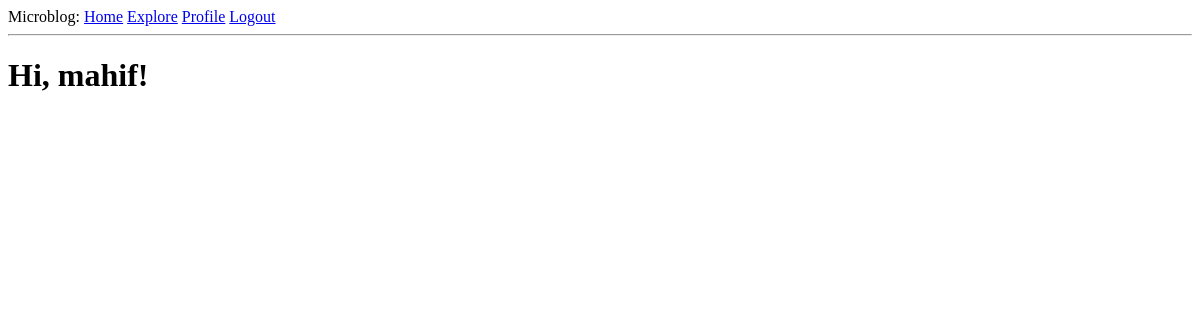
The app's page /explore (signed in), older data.
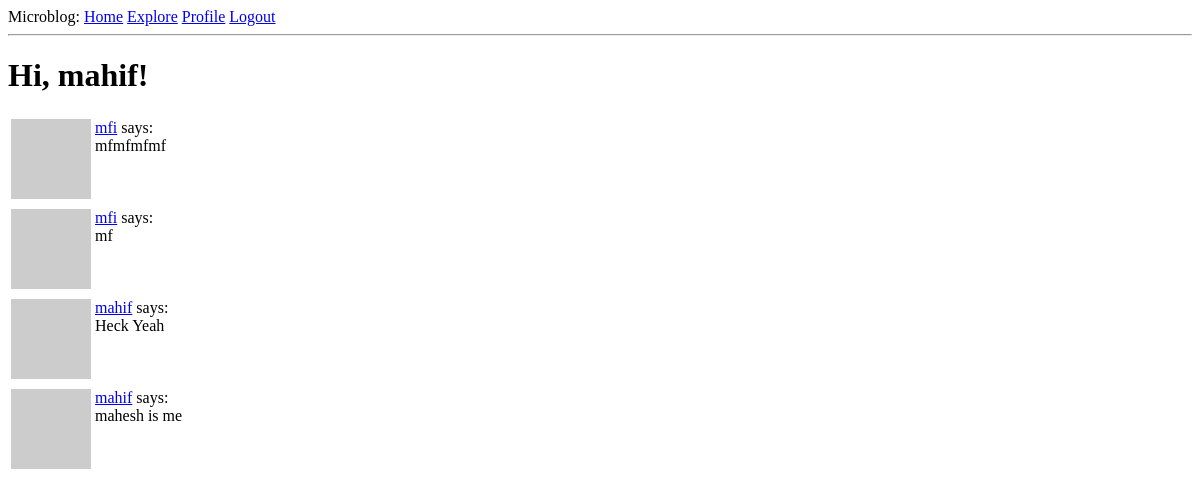
The same page, newer data.
### app/models.py (models this page shows, shortened)
class User(UserMixin, db.Model):
    id = db.Column(db.Integer, primary_key=True)
    username = db.Column(db.String(64), index=True, unique=True)
    email = db.Column(db.String(120), index=True, unique=True)
    password_hash = db.Column(db.String(128))
    about_me = db.Column(db.String(140))
    last_seen = db.Column(db.DateTime, default=datetime.utcnow)
    posts = db.relationship('Post', backref='author', lazy='dynamic')
    followed = db.relationship(
            'User', secondary=followers,
            primaryjoin=(followers.c.follower_id == id),
            secondaryjoin=(followers.c.followed_id == id),
            backref=db.backref('followers', lazy='dynamic'), lazy='dynamic')
    def avatar(self, size):
        digest = md5(self.email.lower().encode('utf-8')).hexdigest()
        return f'https://gravatar.com/avatar/{digest}?d=identicon&s={size}'

class Post(db.Model):
    id = db.Column(db.Integer, primary_key=True)
    body = db.Column(db.String(140))
    timestamp = db.Column(db.DateTime, index=True, default=datetime.utcnow)
    user_id = db.Column(db.Integer, db.ForeignKey('user.id'))

### app/routes.py (the view)
@app.route('/explore')
@login_required
def explore():
    posts = Post.query.order_by(Post.timestamp.desc()).all()
    return render_template('index.html', title='Explore', posts=posts)

### app/models.py (called while the page is built)
@login.user_loader
def load_user(id):
    return User.query.get(int(id))

### app/routes.py (called while the page is built)
@app.before_request
def before_request():
    if current_user.is_authenticated:
        current_user.last_seen = datetime.utcnow()
        db.session.commit()

### app/templates/index.html (shortened to what this page needs)
{% extends "base.html" %}
{% block content %}
	<h1>Hi, {{ current_user.username }}!</h1>
	{% for post in posts %}
		{% include '_post.html' %}
	{% endfor %}
{% endblock %}

### app/templates/base.html (shortened to what this page needs)
<!doctype html>
<html>
    <head>
    </head>
    <body>
        <div>Microblog:
            <a href="{{ url_for('index') }}">Home</a>
            <a href="{{ url_for('explore') }}">Explore</a>
            {% if current_user.is_anonymous %}
            <a href="{{ url_for('login') }}">Login</a>
            {% else %}
            <a href="{{ url_for('user', username=current_user.username) }}">Profile</a>
            <a href="{{ url_for('logout') }}">Logout</a>
            {% endif %}
        </div>
        <hr>
        {% block content %}{% endblock %}
    </body>
</html>

### app/templates/_post.html
<table>
    <tr valign="top">
        <td><img src="{{ post.author.avatar(36) }}" alt="{{ post.author.username + ' avatar' }}"></td>
        <td><a href="{{ url_for('user', username=post.author.username) }}">{{ post.author.username }}</a> says:<br>{{ post.body }}</td>
    </tr>
</table>

Row changes from the older to the newer data that the page shows:
added Post: author.username "mfi", body "mfmfmfmf"
added Post: author.username "mfi", body "mf"
added Post: author.username "mahif", body "Heck Yeah"
added Post: author.username "mahif", body "mahesh is me"
